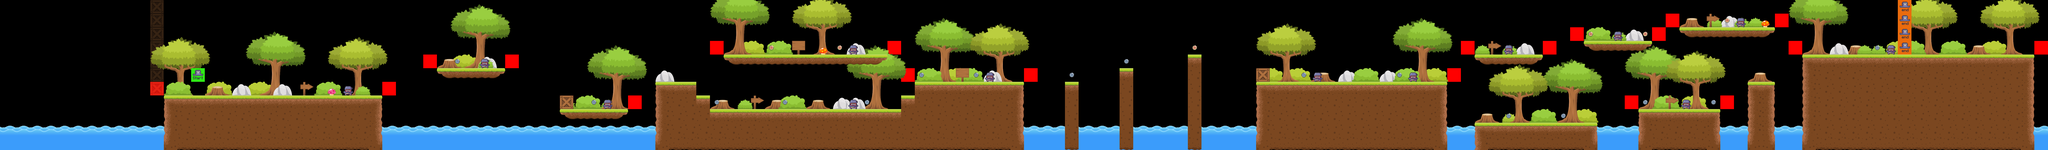

This is a level from a 2D game, rendered from its Tiled map with the project's own tilesets. A one-line summary and the map file follow, with tile-layer data summarised:
An orthogonal 150x11 tile map with 64x64 px tiles, 21 tile layers (choque_enemigo, choque_personaje, arbusto4, arbusto2, ...), 19 tilesets.

<map version="1.10" tiledversion="1.10.1" orientation="orthogonal" renderorder="right-down" width="150" height="11" tilewidth="64" tileheight="64" infinite="0" nextlayerid="25" nextobjectid="1">
 <editorsettings>
  <export target="../nivel1_csv/nivel1.csv" format="csv" />
 </editorsettings>
 <tileset firstgid="1" source="../patrones/agua.tsx" />
 <tileset firstgid="2" source="../patrones/terreno.tsx" />
 <tileset firstgid="18" source="../patrones/olas.tsx" />
 <tileset firstgid="19" source="../patrones/arbol1.tsx" />
 <tileset firstgid="20" source="../patrones/arbol2.tsx" />
 <tileset firstgid="21" name="troncos" tilewidth="116" tileheight="44" tilecount="1" columns="0">
  <grid orientation="orthogonal" width="1" height="1" />
  <tile id="0">
   <image width="116" height="44" source="../../graficos/arboles/tronco/tronco.png" />
  </tile>
 </tileset>
 <tileset firstgid="22" source="../patrones/personaje.tsx" />
 <tileset firstgid="24" source="../patrones/cartel2.tsx" />
 <tileset firstgid="25" source="../patrones/arbusto1.tsx" />
 <tileset firstgid="26" source="../patrones/arbusto2.tsx" />
 <tileset firstgid="27" source="../patrones/arbusto3.tsx" />
 <tileset firstgid="28" source="../patrones/rocas.tsx" />
 <tileset firstgid="29" source="../patrones/caja.tsx" />
 <tileset firstgid="30" source="../patrones/mushroom_salto.tsx" />
 <tileset firstgid="31" source="../patrones/mushroom_dec.tsx" />
 <tileset firstgid="32" source="../patrones/monedas.tsx" />
 <tileset firstgid="34" source="../patrones/cartel1.tsx" />
 <tileset firstgid="35" source="../patrones/arbusto4.tsx" />
 <tileset firstgid="36" source="../patrones/enemigo.tsx" />
 <layer id="23" name="choque_enemigo" width="150" height="11">
  <data>[1650 cells, 24 non-empty, 1 distinct tile ids]</data>
 </layer>
 <layer id="24" name="choque_personaje" width="150" height="11" opacity="0.31">
  <data>[1650 cells, 7 non-empty, 1 distinct tile ids]</data>
 </layer>
 <layer id="16" name="arbusto4" width="150" height="11">
  <data>[1650 cells, 4 non-empty, 2 distinct tile ids]</data>
 </layer>
 <layer id="14" name="arbusto2" width="150" height="11">
  <data>[1650 cells, 12 non-empty, 1 distinct tile ids]</data>
 </layer>
 <layer id="12" name="troncos" width="150" height="11">
  <data>[1650 cells, 11 non-empty, 1 distinct tile ids]</data>
 </layer>
 <layer id="6" name="arbol2" width="150" height="11">
  <data>[1650 cells, 10 non-empty, 1 distinct tile ids]</data>
 </layer>
 <layer id="5" name="arbol1" width="150" height="11">
  <data>[1650 cells, 9 non-empty, 1 distinct tile ids]</data>
 </layer>
 <layer id="9" name="rocas" width="150" height="11">
  <data>[1650 cells, 14 non-empty, 1 distinct tile ids]</data>
 </layer>
 <layer id="15" name="arbusto3" width="150" height="11">
  <data>[1650 cells, 10 non-empty, 1 distinct tile ids]</data>
 </layer>
 <layer id="13" name="arbusto1" width="150" height="11">
  <data>[1650 cells, 14 non-empty, 1 distinct tile ids]</data>
 </layer>
 <layer id="11" name="cartel2" width="150" height="11">
  <data>[1650 cells, 5 non-empty, 1 distinct tile ids]</data>
 </layer>
 <layer id="10" name="cartel1" width="150" height="11">
  <data>[1650 cells, 3 non-empty, 2 distinct tile ids]</data>
 </layer>
 <layer id="8" name="cajas" width="150" height="11">
  <data>[1650 cells, 2 non-empty, 1 distinct tile ids]</data>
 </layer>
 <layer id="19" name="mushroom_dec" width="150" height="11">
  <data>[1650 cells, 2 non-empty, 1 distinct tile ids]</data>
 </layer>
 <layer id="18" name="mushroom_salto" width="150" height="11">
  <data>[1650 cells, 1 non-empty, 1 distinct tile ids]</data>
 </layer>
 <layer id="20" name="monedas" width="150" height="11">
  <data>[1650 cells, 22 non-empty, 2 distinct tile ids]</data>
 </layer>
 <layer id="4" name="olas" width="150" height="11">
  <data>[1650 cells, 73 non-empty, 1 distinct tile ids]</data>
 </layer>
 <layer id="3" name="agua" width="150" height="11">
  <data>[1650 cells, 73 non-empty, 1 distinct tile ids]</data>
 </layer>
 <layer id="1" name="terreno" width="150" height="11">
  <data>[1650 cells, 461 non-empty, 15 distinct tile ids]</data>
 </layer>
 <layer id="17" name="enemigo" width="150" height="11" locked="1">
  <data>[1650 cells, 13 non-empty, 1 distinct tile ids]</data>
 </layer>
 <layer id="2" name="personaje" width="150" height="11">
  <data>[1650 cells, 5 non-empty, 2 distinct tile ids]</data>
 </layer>
</map>
